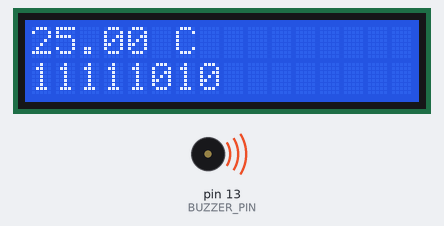
Simulated run of this sketch. Board: Arduino Uno, built with avr-gcc and run on an emulated ATmega328P. Shown: 16×2 character LCD, buzzer (waves = sounding). What the sketch prints to the serial monitor is not drawn.

Above: at 0.1 s.
At 6.1 s:
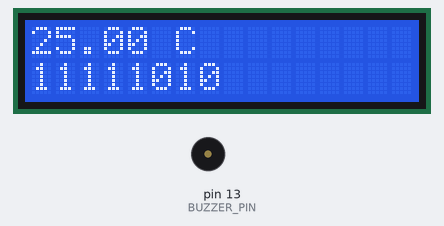
Timing chart, 0 to 130.0 s (numbered marks = the images above):
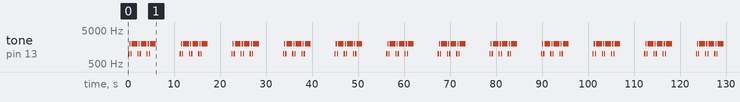

The sketch:

sleep_temp_send.ino
```cpp
#include <Stepper.h>
#include <DS18B20.h>
#include <Sleep_n0m1.h>
#include <math.h>
#include <LiquidCrystal_I2C.h>
#include <Wire.h>
#define STEPS 32
#define BUFFER_SIZE 8

DS18B20 ds(2);
Sleep sleep;
Stepper stepper(STEPS, 8, 10, 8, 11);
unsigned long sleepTime; //sets 1s sleep time
volatile float temp;
float minTemp = 10;
float maxTemp = 20;
float buffer;
const int BUZZER_PIN = 13;
int index = 0;
int binary_temp[32]; // Assuming 32 bit integer.
LiquidCrystal_I2C lcd(0x27, 2, 1, 0, 4, 5, 6, 7, 3, POSITIVE);

void setup() {
  Serial.begin(9600);
  lcd.begin(16, 2);
  //lcd.print("KELP TIME!");
  //pinMode(button, INPUT_PULLUP);
}

void loop() {
  int sends = 0;
  //temp =  ds.getTempC();
  temp = 25;
  if (temp<minTemp + buffer || temp>maxTemp - buffer){
    sleepTime = 5000;
  }
  else{
    sleepTime = 10000; //10 seconds for demo purposes, in reality this time will be more like 20 minutes
  }
  printTemp(); //prints temp in deg C to Serial Monitor and LCD display
  temp = 10*temp; //scales up temp by 10 to be able to send bits with 0.1 deg C accuracy, temp received by hydrophone should be divided by 10 to put back into deg C
  temp = round(temp);
  convert(temp); //converts temp to array of binary digits
  while(sends<=2){
    send_message(); //sends audio signals 2 times for binary array
    sends++;
  }
  sleeping(); //sleeps for sleepTime ms, depending on temp case
}

int convert(int decimal_temp){ //coverts decimal temperature values into an array of bits
   if (decimal_temp == 0) {
        printf("0");
        return;
    }
   // Stores binary representation of number.
   int i=0;

   for ( ;decimal_temp > 0; ){
      binary_temp[i++] = decimal_temp % 2;
      decimal_temp /= 2;
   }
   // Printing array in reverse order.
   lcd.setCursor(0, 1);
   for (int j = i-1; j >= 0; j--){
      Serial.print(binary_temp[j]); //prints binary temp to serial monitor
      lcd.print(binary_temp[j]); //prints binary temp to lcd second row
   }
   Serial.println("");
   }

void send_message() {
  //delay(500);
  for(int count = 0; count < BUFFER_SIZE; count++) {
    if (binary_temp[count] == 0) {
      tone(BUZZER_PIN, 1000); // Set square wave on buzzer pin to 1000 Hz
      delay(250);
    } else {
      tone(BUZZER_PIN, 2000); // Set square wave on buzzer pin to 2000 Hz
      delay(250);
    }
  }
  noTone(BUZZER_PIN); // Clear buzzer pin output

  /*Update LCD to display "Message Sent"
  lcd.clear();
  lcd.setCursor(0, 0);
  lcd.print("Message");
  lcd.setCursor(0, 1);
  lcd.print("Sent");
  delay(1000);
  // Reset counter for message[] index*/
  index = 0;
}
void printTemp(){ //prints temp to serial monitor and LCD display
    Serial.print(temp); Serial.println(" deg C"); //prints decimal temp to serial monitor
    lcd.setCursor(0, 0);
    lcd.print(temp); lcd.print(" C");
}

void sleeping(){
    delay(100);
    Serial.print("Sleeping for ");
    Serial.print(sleepTime/1000);
    Serial.println(" s.");
    delay(100);
    sleep.pwrDownMode();
    sleep.sleepDelay(sleepTime);
}
```

Measured:
- by itself, tone on pin 13 (BUZZER_PIN): repeats every 11.2 s: 2000 Hz 0.25 s, 1000 Hz 0.25 s, 2000 Hz 1.3 s, 1000 Hz 0.25 s, 2000 Hz 0.25 s, 1000 Hz 0.25 s, 2000 Hz 1.3 s, 1000 Hz 0.25 s, 2000 Hz 0.25 s, 1000 Hz 0.25 s, 2000 Hz 1.3 s, silent 5.2 s, 1000 Hz 0.25 s
